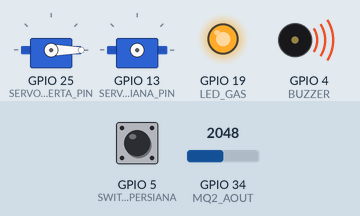
Bench run of a sketch on a simulated ESP32. On the bench: 2 × servo, output pins drawn as LEDs (lit = HIGH), buzzer (waves = sounding, pin HIGH). The test bench sets the inputs (shaded band); at power-on: GPIO 34 (MQ2_AOUT) = 2048, GPIO 5 (SWITCH_PERSIANA) HIGH. What the sketch prints to the serial monitor is not drawn.

Above: at 1.2 s.
1.3 s: GPIO 34 (MQ2_AOUT) set to 327
2.8 s: GPIO 34 (MQ2_AOUT) set to 285
At 3.4 s:
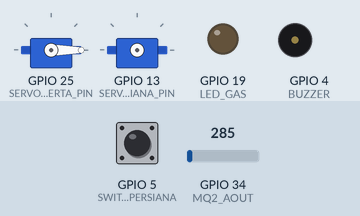
4.3 s: GPIO 5 (SWITCH_PERSIANA) pulled LOW for 1 s
6.8 s: GPIO 34 (MQ2_AOUT) set to 491
At 7.8 s:
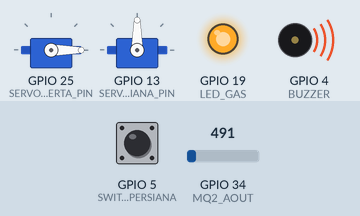
8.3 s: GPIO 34 (MQ2_AOUT) set to 260
At 8.8 s:
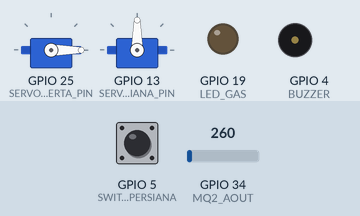
9.8 s: GPIO 34 (MQ2_AOUT) set to 340
At 11.2 s:
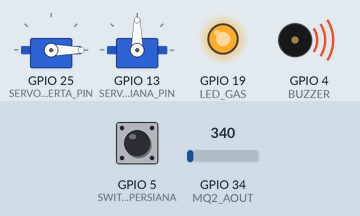
Timing chart, 0 to 12.3 s (numbered marks = the images above; inputs shaded):
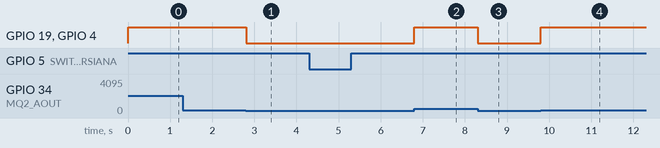

The sketch:

esp32_persiana_versionFuncional.ino
```cpp
/* ============================================================
   COCINA INTELIGENTE - ESP32 #2
   IMPORTANTE SOBRE EL MQ-2 (sensor de gas):
   - Necesita un tiempo de precalentamiento (aprox 20-60 segundos)
     para que sus lecturas se estabilicen. Los primeros segundos
     tras encenderlo, ignora lo que marque.
   - Calibra el umbral (GAS_UMBRAL) viendo el Monitor Serial con
     el sensor ya caliente y en aire limpio: toma el valor que
     marca ahi y ponle un margen arriba (por ejemplo, +500).
   ============================================================ */

#include <ESP32Servo.h>


#define SERVO_PERSIANA_PIN 13
#define SWITCH_PERSIANA      5
#define SERVO_PUERTA_PIN 25
#define BOTON_PUERTA     18
#define MQ2_AOUT         34   // Salida analogica (ADC1, solo lectura)
#define MQ2_DOUT         35   // Salida digital del comparador (opcional)
#define BUZZER           4
#define LED_GAS          19


#define GAS_UMBRAL          300  // (rango ADC ESP32: 0-4095)
#define MUESTRAS_GAS        5

const int ANGULO_PERSIANA_CERRADA = 0;
const int ANGULO_PERSIANA_ABIERTA = 90;

const int ANGULO_PUERTA_CERRADA = 0;
const int ANGULO_PUERTA_ABIERTA = 90;

const unsigned long DEBOUNCE_MS = 300;

Servo servoPersiana;
Servo servoPuerta;

bool puertaAbierta = false;
unsigned long lastDebouncePuerta = 0;

// Estado ya confirmado (tras el debounce) del switch de la persiana y del boton de la puerta
int estadoPersianaEstable = HIGH;
int estadoPuertaEstable = HIGH;
// Ultima lectura cruda de cada uno (para detectar cuando cambia)
int lecturaPersianaAnterior = HIGH;
int lecturaPuertaAnterior = HIGH;
unsigned long lastDebouncePersiana = 0;

// Guarda si el servo de la persiana esta actualmente encendido/enganchado,
bool servoPersianaActivo = false;

void setup() {
  Serial.begin(115200);

  pinMode(SWITCH_PERSIANA, INPUT_PULLUP);
  pinMode(BOTON_PUERTA, INPUT_PULLUP);

  pinMode(MQ2_DOUT, INPUT);
  pinMode(BUZZER, OUTPUT);
  pinMode(LED_GAS, OUTPUT);
  digitalWrite(BUZZER, LOW);
  digitalWrite(LED_GAS, LOW);

  // La persiana arranca apagada/sin torque hasta que el switch diga lo contrario
  servoPersiana.setPeriodHertz(50);

  servoPuerta.setPeriodHertz(50);
  servoPuerta.attach(SERVO_PUERTA_PIN, 500, 2400);
  servoPuerta.write(ANGULO_PUERTA_CERRADA);

  Serial.println("ESP32 #2 listo: Persiana (servo) / Puerta (servo) / Gas");
  Serial.println("MQ-2 precalentando... espera unos segundos antes de confiar en la lectura.");
}

void loop() {
  // LOW = persiana activada / abierta
  // HIGH = persiana apagada / cerrada
  int lecturaPersiana = digitalRead(SWITCH_PERSIANA);
  if (lecturaPersiana != lecturaPersianaAnterior) {
    lastDebouncePersiana = millis();
  }
  if (millis() - lastDebouncePersiana > DEBOUNCE_MS) {
    if (lecturaPersiana != estadoPersianaEstable) {
      estadoPersianaEstable = lecturaPersiana;

      if (estadoPersianaEstable == LOW) {
        // Switch en posicion "activada": encender el servo y moverlo
        Serial.println("Persiana: switch activado, moviendo...");
        if (!servoPersianaActivo) {
          servoPersiana.attach(SERVO_PERSIANA_PIN, 500, 2400);
          servoPersianaActivo = true;
        }
        servoPersiana.write(ANGULO_PERSIANA_ABIERTA);
      } else {
        // Switch en posicion "apagada": quitar el torque
        Serial.println("Persiana: switch apagado.");
        if (servoPersianaActivo) {
          servoPersiana.detach();
          servoPersianaActivo = false;
        }
      }
    }
  }
  lecturaPersianaAnterior = lecturaPersiana;

  // ---- Sensor de gas MQ-2 (chequeo continuo, cada vuelta del loop) ----
  long sumaGas = 0;
  for (int i = 0; i < MUESTRAS_GAS; i++) {
    sumaGas += analogRead(MQ2_AOUT);
  }
  int valorGas = sumaGas / MUESTRAS_GAS;

  Serial.print("MQ2 valor: ");
  Serial.println(valorGas);

  if (valorGas > GAS_UMBRAL) {
    digitalWrite(BUZZER, HIGH);
    digitalWrite(LED_GAS, HIGH);
    Serial.print("¡FUGA DE GAS DETECTADA! Valor: ");
    Serial.println(valorGas);
  } else {
    digitalWrite(BUZZER, LOW);
    digitalWrite(LED_GAS, LOW);
  }
}
```

Measured:
- the behaviour switches between 301 and 300 on GPIO 34 (MQ2_AOUT) (found by bisection; images 0 and 1)
- after the input at 2.8 s, GPIO 19 (LED_GAS), GPIO 4 (BUZZER): HIGH → LOW at once
- after the input at 6.8 s, GPIO 19 (LED_GAS), GPIO 4 (BUZZER): LOW → HIGH at once
- after the input at 8.3 s, GPIO 19 (LED_GAS), GPIO 4 (BUZZER): HIGH → LOW at once
- after the input at 9.8 s, GPIO 19 (LED_GAS), GPIO 4 (BUZZER): LOW → HIGH at once
